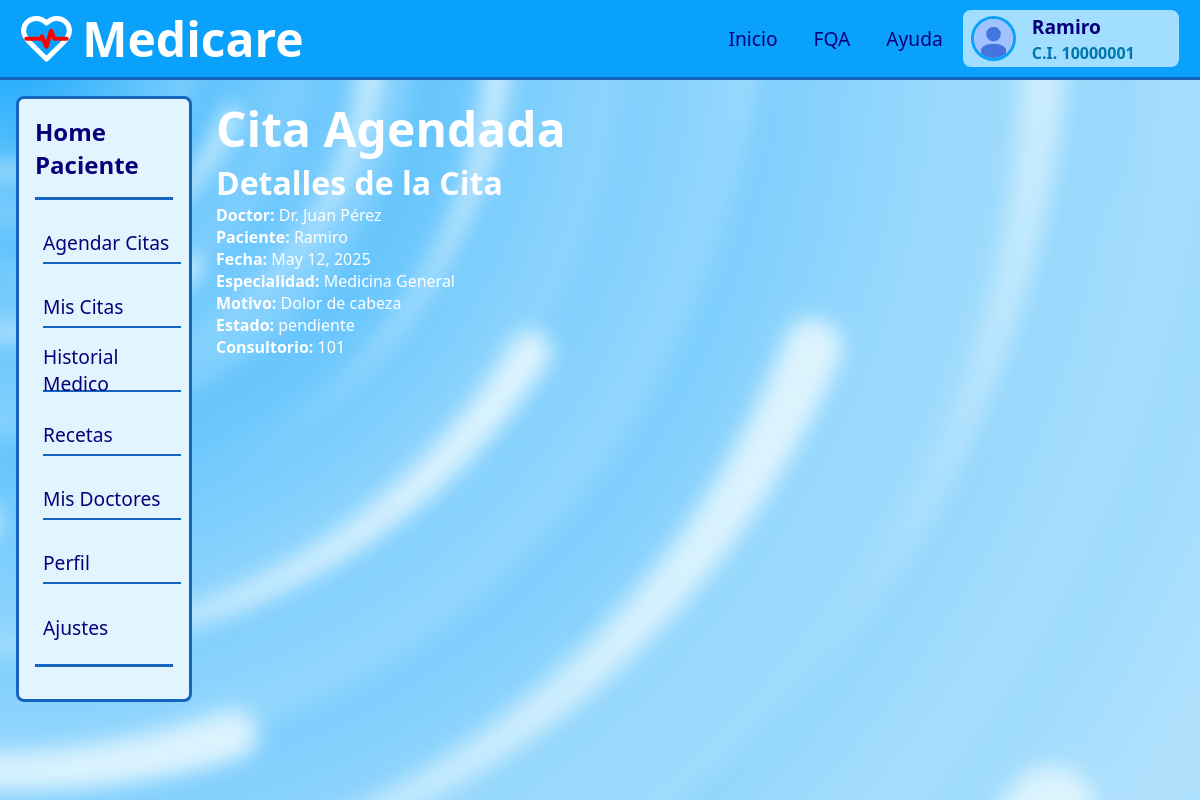
The app's page /cita/1 (signed in) with its own data.
### apps/users/models.py (models this page shows)
class User(AbstractBaseUser, PermissionsMixin):
    ROLE_CHOICES = (
        ('Paciente', 'Paciente'),
        ('Doctor', 'Doctor'),
        ('Administrador', 'Administrador'),
    )
    cedula_ti = models.CharField(max_length=150, unique=True)
    nombres = models.CharField(max_length=30)
    apellidos = models.CharField(max_length=30)
    fecha_nacimiento = models.DateField(blank=True, null=True)
    email = models.EmailField(unique=True)
    telefono = models.CharField(max_length=15, blank=True, null=True)
    rol = models.CharField(max_length=20, choices=ROLE_CHOICES, default='Paciente')
    is_active = models.BooleanField(default=True)
    is_admin = models.BooleanField(default=False)
    is_staff = models.BooleanField(default=False)   # 🚨 <-- AGREGA ESTA LÍNEA
    email_verificado = models.BooleanField(default=False)
    fecha_registro = models.DateTimeField(default=timezone.now)
    last_login = models.DateTimeField(blank=True, null=True)
    objects = CustomUserManager()
    USERNAME_FIELD = 'cedula_ti'
    EMAIL_FIELD = 'email'
    REQUIRED_FIELDS = ['nombres', 'apellidos', 'fecha_nacimiento', 'telefono', 'email']
    def __str__(self):
        return self.cedula_ti

### apps/citasMedicas/models.py (models this page shows, shortened)
class Cita(models.Model):
    especialidad = models.ForeignKey(Especialidad, on_delete=models.CASCADE, related_name='citas', null=True)
    doctor = models.ForeignKey(Doctor, on_delete=models.CASCADE, related_name='citas')
    paciente = models.ForeignKey(User, on_delete=models.CASCADE, related_name='citas')
    bloque = models.OneToOneField(BloqueHorario, on_delete=models.CASCADE, null=True, related_name='cita')
    motivo = models.TextField(max_length=2000)
    estado = models.CharField(max_length=20, choices=[
        ('pendiente', 'Pendiente'),
        ('confirmada', 'Confirmada'),
        ('cancelada', 'Cancelada')
    ], default='pendiente')

class Doctor(models.Model):
    user = models.OneToOneField(User, on_delete=models.CASCADE, related_name='doctor')
    especialidad = models.ForeignKey(Especialidad, on_delete=models.CASCADE, related_name='doctores')
    consultorio = models.CharField(max_length=100)
    def __str__(self):
        return f'Dr. {self.user.nombres} {self.user.apellidos}'

class BloqueHorario(models.Model):
    doctor = models.ForeignKey(Doctor, on_delete=models.CASCADE, related_name='bloques_horarios')
    jornada = models.ForeignKey(JornadaDiaria, on_delete=models.CASCADE)
    fecha = models.DateField()
    hora_inicio = models.TimeField()
    hora_fin = models.TimeField()
    disponible = models.BooleanField(default=True)

class Especialidad(models.Model):
    nombre = models.CharField(max_length=100)
    descripcion = models.TextField(max_length=2000, blank=True, null=True)
    def __str__(self):
        return self.nombre

### apps/citasMedicas/views.py (the view)
# urls.py: path('cita/<int:cita_id>', citasMedicas_views.citaDetalles, name='citaDetalles'),
@login_required
def citaDetalles(request, cita_id):
    cita = get_object_or_404(Cita, id=cita_id)
    return render(request, 'citadetalles.html', {
        'cita': cita,
    })

### templates/citadetalles.html
{% extends "layouts/dashboard_paciente.html" %}
{% load static %}
{% block head %}
<link rel="stylesheet" href="{% static 'static/css/cita_detalles.css' %}">
{% endblock head %}
{% block content %}
    <main>
        <div class="container">
            <h1 class="text-center">Cita Agendada</h1>
            <div class="row">
                <div class="col-md-12">
                    <h2>Detalles de la Cita</h2>
                    <p><strong>Doctor:</strong> {{ cita.doctor }}</p>
                    <p><strong>Paciente:</strong> {{ cita.paciente.nombres }}</p>
                    <p><strong>Fecha:</strong> {{ cita.bloque.fecha }}</p>
                    <p><strong>Especialidad:</strong> {{ cita.doctor.especialidad }}</p>
                    <p><strong>Motivo:</strong> {{ cita.motivo }}</p>
                    <p><strong>Estado:</strong> {{ cita.estado }}</p>
                    <p><strong>Consultorio:</strong> {{ cita.doctor.consultorio }}</p>
                </div>
            </div>
        </div>
    </main>
{% endblock content %}

### templates/layouts/dashboard_paciente.html (shortened to what this page needs)
{% load static %}
<!DOCTYPE html>
<html lang="en">
<head>
    <link rel="stylesheet" href="{% static 'static/css/l_dashboard_p.css' %}">
    {% block head %}{% endblock head %}
</head>
<body>
    <div class="background">
        <img src="{% static 'static/images/bg_paciente.svg' %}" alt="">
    </div>
    <header>
        <div class="logo">
            <img src="{% static 'static/images/logo_medicare.svg' %}" alt="" width="55px">
            <h1>Medicare</h1>
        </div>
        <div class="interactive">
            <nav>
                <ul>
                    <li class="link-nav"><a href="{% url 'pacienteDashboard' %}">Inicio</a></li>
                    <li class="link-nav"><a href="">FQA</a></li>
                    <li class="link-nav"><a href="">Ayuda</a></li>
                </ul>
            </nav>
            <div class="user">
                <img src="{% static 'static/images/no_photo.jpg' %}" alt="user-photo" class="user-img">
                <div class="brief-info-user">
                    <span>{{ user.nombres }}</span>
                    <span> C.I. {{ user }}</span>
                </div>
            </div>
        </div>
    </header>
    <aside>
        <div class="container">
            <div class="title-aside">
                <a href="">Home</br>Paciente</a>
            </div>
            <ul class="menu-aside">
                <li>
                    <a href="{% url 'agendarcita' %}">Agendar Citas</a>
                </li>
                <li>
                    <a href="{% url 'citas' %}">Mis Citas</a>
                </li>
                <li>
                    <a href="">Historial Medico</a>
                </li>
                <li>
                    <a href="">Recetas</a>
                </li>
                <li>
                    <a href="">Mis Doctores</a>
                </li>
                <li>
                    <a href="">Perfil</a>
                </li>
                <li>
                    <a href="">Ajustes</a>
                </li>
            </ul>
        </div>
    </aside>
    {% block content %}
    {% endblock %}
</body>
</html>

### static/css/l_dashboard_p.css (style rules this page uses)
:root { --header-bg-color: #09A1FC; --header-border-color: #1565C0; --surface-bg-color: #A1DEFF; --surface-bg-color-two: #E2F5FF; --surface-bg-color-three: #F0F8FF; --nav-hover-bg-color: hwb(208 74% 2%); --main-text-color: #FFFFFF; --text-color-one: #08007B; --text-color-two: #0076B0; }
* { box-sizing: border-box; margin: 0; padding: 0; }
a { text-decoration: none; color: inherit; }
ul { list-style: none; }
html,body { height: 100%; margin: 0; padding: 0; font-family: system-ui, -apple-system, BlinkMacSystemFont, 'Segoe UI', Roboto, Oxygen, Ubuntu, Cantarell, 'Open Sans', 'Helvetica Neue', sans-serif; color: var(--main-text-color); }
h1 { font-size: 3rem; }
h2 { font-size: 2rem; }
body { width: 100%; height: 100%; display: grid; grid-template-columns: 0.2fr 1fr; grid-template-rows: 0.1fr 0.9fr; grid-template-areas: "header header" "aside main"; }
header { grid-area: header; background-color: var(--header-bg-color); border-bottom: 0.2rem solid var(--header-border-color); display: flex; justify-content: space-between; align-items: center; padding: 0 1.2rem; }
.logo { display: flex; align-items: center; gap: 0.5rem; cursor: pointer; }
.interactive { display: flex; gap: 0.5rem; align-items: center; }
nav { display: flex; align-items: center; width: fit-content; height: 100%; margin: 0; }
nav > ul { display: flex; align-items: center; justify-content: center; width: fit-content; gap: 1rem; }
.link-nav { display: flex; height: 100%; align-items: center; gap: 0.5rem; padding: 5px 10px; font-size: 1.2rem; color: var(--text-color-one); transition: 0.2s ease-out; font-weight: 500; }
.user { display: flex; align-items: center; gap: 1rem; width: 220px; padding: 0.2rem 0.5rem; border-radius: 10px; color: var(--text-color-one); background-color: var(--surface-bg-color); border: 2px solid var(--header-bg-color); cursor: pointer; transition: 0.2s ease-out; }
.user > img { border: 3px solid var(--header-bg-color); width: 45px; height: 45px; border-radius: 50%; object-fit: cover; }
.brief-info-user { display: flex; flex-direction: column; gap: 0.1rem; }
.brief-info-user :first-child { font-size: 1.2rem; font-weight: 600; }
.brief-info-user :last-child { color: var(--text-color-two); font-size: 1rem; font-weight: 600; }
aside { grid-area: aside; padding: 1rem 0.5rem 1rem 1rem; }
aside .container { display: flex; flex-direction: column; color: var(--text-color-one); background-color: var(--surface-bg-color-two); border: 3px solid var(--header-border-color); cursor: pointer; transition: 0.2s ease-out; border-radius: 8px; }
.title-aside { display: flex; align-items: center; gap: 0.5rem; padding: 1rem 0 1rem 0; margin: 0 1rem; font-size: 1.5rem; font-weight: bold; border-bottom: 3px solid var(--header-border-color); }
.menu-aside { display: flex; flex-direction: column; justify-content: center; padding: 1rem 0 1rem 0; margin: 0 1rem 2rem 1rem; font-size: 1.2rem; font-weight: 500; gap: 1rem; border-bottom: 3px solid var(--header-border-color); }
.menu-aside li { display: flex; align-items: center; gap: 0.5rem; width: 100%; height: 3rem; padding: 0.4rem 0 0 0; margin: 0 0 0 0.5rem; cursor: pointer; border-bottom: 2px solid var(--header-border-color); }
.menu-aside li a { display: flex; align-items: center; width: 100%; height: 100%; transition: 0.2s ease-out; }
.menu-aside li:last-child { border-bottom: none; }
main { grid-area: main; display: flex; flex-direction: column; padding: 1rem; gap: 1rem; }

### records on screen
User: nombres "Ramiro", cedula_ti "10000001"
Cita: doctor "Dr. Juan Pérez", paciente.nombres "Ramiro", bloque.fecha "May 12, 2025", doctor.especialidad "Medicina General", motivo "Dolor de cabeza", estado "pendiente", doctor.consultorio "101"
